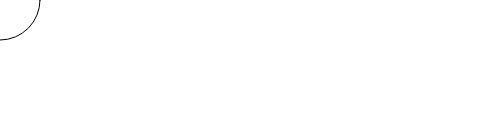
Frame 1 (no input)
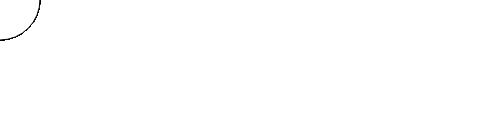
Frame 60 (no input)
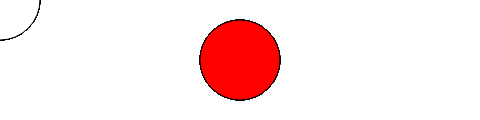
Frame 120 (the mouse pressed at the canvas centre since frame 60)

The p5.js sketch that drew these frames (run headless with seeded random() and noise() and a simulated clock; from frame 60 on, the mouse is pressed at the canvas centre):

// p5.js sketch
// ── sketch.js
function setup() {
    createCanvas(480, 120);
}

function draw() {
    if (mouseIsPressed) {
        fill(255, 0, 0);
    } else {
        fill(255);
    }
    ellipse(mouseX, mouseY, 80, 80);
}
